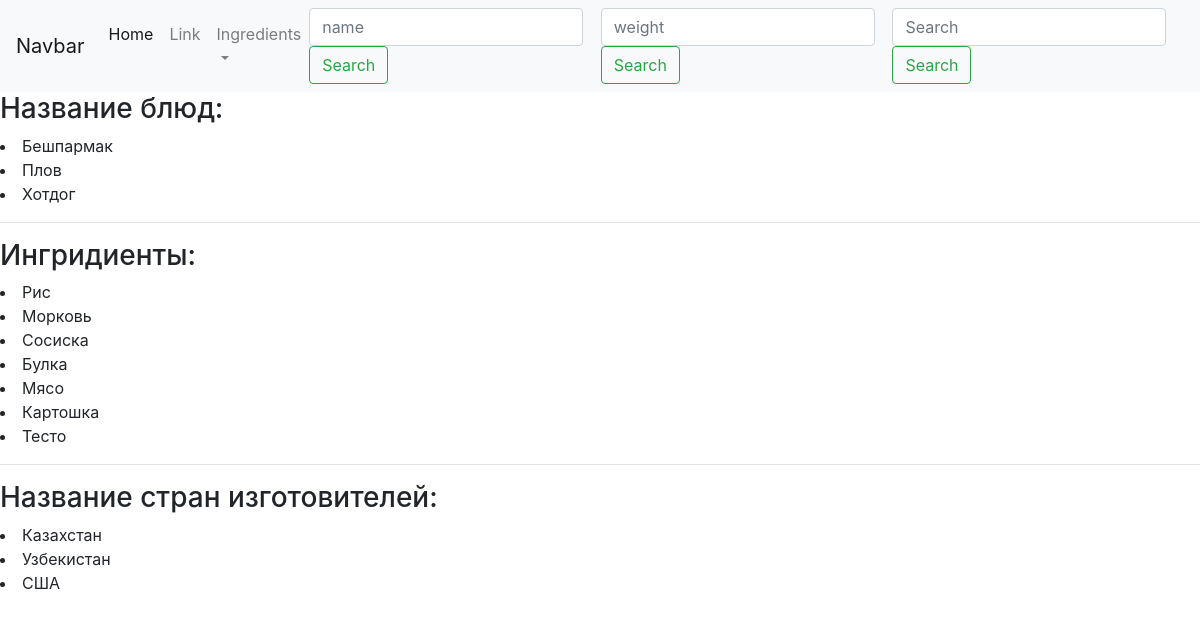
The page / on the database its author committed.
### menuapp/models.py (models this page shows, shortened)
class Dishes(models.Model):
    name = models.CharField(max_length=50)
    weight = models.FloatField(max_length=20)
    ingredient1 = models.ForeignKey('ingredients', on_delete=models.CASCADE, related_name='ingr1')
    ingredient2 = models.ForeignKey('ingredients', on_delete=models.CASCADE, related_name='ingr2')
    ingredient3 = models.ForeignKey('ingredients', on_delete=models.CASCADE, related_name='ingr3')
    kitchen = models.ForeignKey('KitchenTypes', on_delete=models.CASCADE)

class Ingredients(models.Model):
    name = models.CharField(max_length=100)
    price = models.IntegerField()

class KitchenTypes(models.Model):
    country = models.CharField(max_length=30)

### menuapp/views.py (the view)
# urls.py: path('', MenuView, name='dishes'),
def MenuView(request):
    context = {
        'dishes': Dishes.objects.all(),
        'ingredients': Ingredients.objects.all(),
        'types': KitchenTypes.objects.all()
    }
    return render(request, 'dishes.html', context=context)

### menuapp/templates/dishes.html (shortened to what this page needs)
<!DOCTYPE html>
{% load static %}
<html lang="en">
<head>
    <link rel="stylesheet" href="https://cdn.jsdelivr.net/npm/bootstrap@4.1.3/dist/css/bootstrap.min.css">
</head>
<body>
<nav class="navbar navbar-expand-lg navbar-light bg-light">
  <a class="navbar-brand" href="#">Navbar</a>
<div class="collapse navbar-collapse" id="navbarSupportedContent">
    <ul class="navbar-nav mr-auto">
      <li class="nav-item active">
        <a class="nav-link" href="#">Home <span class="sr-only">(current)</span></a>
      </li>
      <li class="nav-item">
        <a class="nav-link" href="#">Link</a>
      </li>
      <li class="nav-item dropdown">
        <a class="nav-link dropdown-toggle" href="#" id="navbarDropdown" role="button" data-toggle="dropdown" aria-haspopup="true" aria-expanded="false">
          Ingredients
        </a>
      </li>
    </ul>
            <form class="form-inline my-2 my-lg-0" action="{% url 'dishbyname' %}">
            <input class="form-control mr-sm-2" type="search" placeholder="name" aria-label="Search" name="NameSearch">
            <button class="btn btn-outline-success my-2 my-sm-0" type="submit">Search</button>
            </form>
        <form class="form-inline my-2 my-lg-0" action="{% url 'dishbyweight' %}">
        <input class="form-control mr-sm-2" type="search" placeholder="weight" aria-label="Search" name="WeightSearch">
        <button class="btn btn-outline-success my-2 my-sm-0" type="submit">Search</button>
        </form>
    <form class="form-inline my-2 my-lg-0">
      <input class="form-control mr-sm-2" type="search" placeholder="Search" aria-label="Search">
      <button class="btn btn-outline-success my-2 my-sm-0" type="submit">Search</button>
    </form>
  </div>
</nav>
    <h3>Название блюд:</h3>
    {% for dish in dishes %}
    <li> {{ dish.name }}
    {% endfor %}
    <hr>
    <h3>Ингридиенты:</h3>
    {% for ingredient in ingredients %}
    <li>{{ ingredient.name }}
    {% endfor %}
    <hr>
    <h3>Название стран изготовителей:</h3>
    {% for type in types %}
    <li>{{ type.country }}
    {% endfor %}
</body>
</html>

### rows shown on the page
Dishes: name "Бешпармак"
Dishes: name "Плов"
Dishes: name "Хотдог"
Ingredients: name "Рис"
Ingredients: name "Морковь"
Ingredients: name "Сосиска"
Ingredients: name "Булка"
Ingredients: name "Мясо"
Ingredients: name "Картошка"
Ingredients: name "Тесто"
KitchenTypes: country "Казахстан"
KitchenTypes: country "Узбекистан"
KitchenTypes: country "США"
